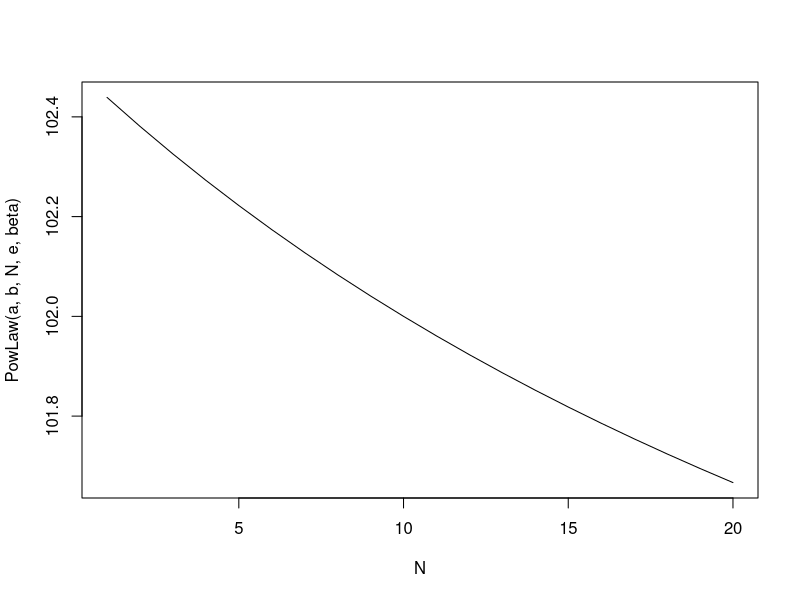

Source code (R):
## ---- chunk 1
knitr::opts_chunk$set(echo = TRUE)
## ---- chunk 2
PowLaw <- function(a,b,n,e,beta){
  a+(b*(n+e)^(-beta))}

N <- c(1:20)
a <- 100
b <- 100
beta <- 1
e <- 40
plot(N, PowLaw(a,b,N,e,beta), type="l")
